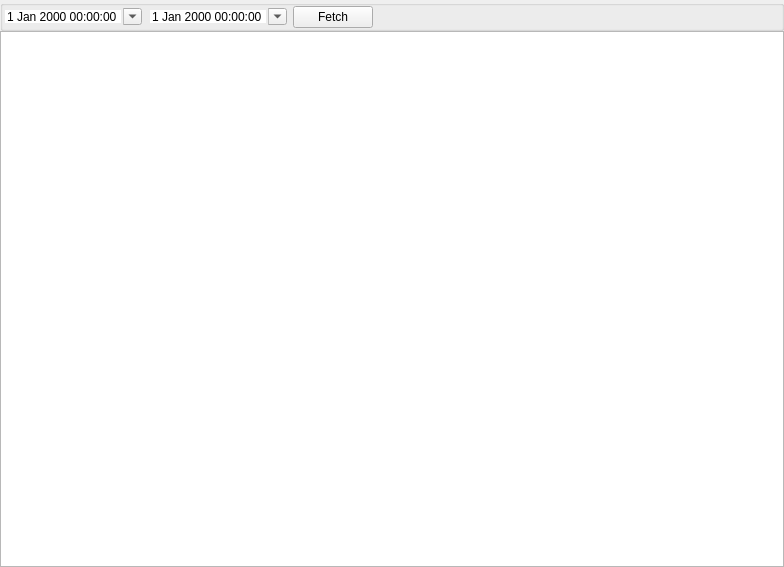
<?xml version="1.0" encoding="UTF-8"?>
<ui version="4.0">
 <class>SaleReferenceWidget</class>
 <widget class="QWidget" name="SaleReferenceWidget">
  <property name="geometry">
   <rect>
    <x>0</x>
    <y>0</y>
    <width>784</width>
    <height>567</height>
   </rect>
  </property>
  <property name="windowTitle">
   <string/>
  </property>
  <layout class="QGridLayout" name="gridLayout">
   <property name="leftMargin">
    <number>0</number>
   </property>
   <property name="topMargin">
    <number>0</number>
   </property>
   <property name="rightMargin">
    <number>0</number>
   </property>
   <property name="bottomMargin">
    <number>0</number>
   </property>
   <property name="spacing">
    <number>0</number>
   </property>
   <item row="0" column="0">
    <widget class="QGroupBox" name="tableGroupReferenced">
     <property name="sizePolicy">
      <sizepolicy hsizetype="Preferred" vsizetype="Preferred">
       <horstretch>0</horstretch>
       <verstretch>0</verstretch>
      </sizepolicy>
     </property>
     <property name="title">
      <string/>
     </property>
     <layout class="QHBoxLayout" name="horizontalLayout_2">
      <property name="spacing">
       <number>-1</number>
      </property>
      <property name="leftMargin">
       <number>0</number>
      </property>
      <property name="topMargin">
       <number>0</number>
      </property>
      <property name="rightMargin">
       <number>0</number>
      </property>
      <property name="bottomMargin">
       <number>0</number>
      </property>
      <item>
       <widget class="DateTimeEdit" name="start">
        <property name="frame">
         <bool>false</bool>
        </property>
        <property name="calendarPopup">
         <bool>true</bool>
        </property>
       </widget>
      </item>
      <item>
       <widget class="DateTimeEdit" name="end">
        <property name="frame">
         <bool>false</bool>
        </property>
        <property name="calendarPopup">
         <bool>true</bool>
        </property>
       </widget>
      </item>
      <item>
       <widget class="QPushButton" name="pBtnFetch">
        <property name="text">
         <string>Fetch</string>
        </property>
       </widget>
      </item>
      <item>
       <spacer name="horizontalSpacer_3">
        <property name="orientation">
         <enum>Qt::Orientation::Horizontal</enum>
        </property>
        <property name="sizeHint" stdset="0">
         <size>
          <width>516</width>
          <height>17</height>
         </size>
        </property>
       </spacer>
      </item>
     </layout>
    </widget>
   </item>
   <item row="1" column="0">
    <widget class="QTableView" name="tableView"/>
   </item>
  </layout>
 </widget>
 <customwidgets>
  <customwidget>
   <class>DateTimeEdit</class>
   <extends>QDateTimeEdit</extends>
   <header location="global">widget/datetimeedit.h</header>
  </customwidget>
 </customwidgets>
 <resources/>
 <connections/>
</ui>
